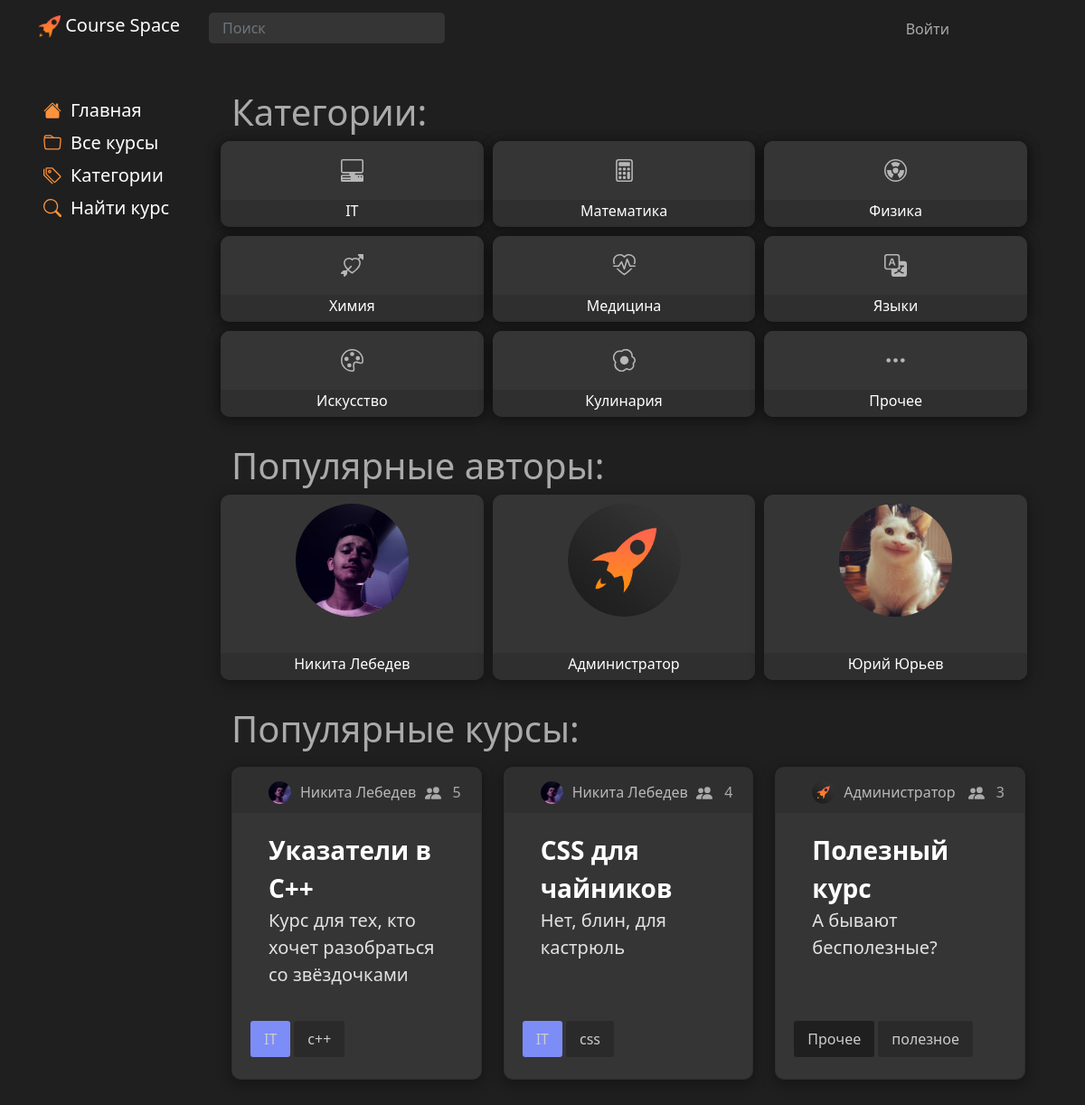
Screenshot of /main/home with the database file from the repository.
### main/models.py (models this page shows, shortened)
class Profile(models.Model):
    user = models.OneToOneField(settings.AUTH_USER_MODEL, on_delete=models.CASCADE, null=True, )
    surname = models.CharField('surname', max_length=80, null=False)
    name = models.CharField('name', max_length=80, null=False)
    profile_pic = models.ImageField(null=True, blank=True, upload_to="images/profile/")
    birth_date = models.DateField(null=True, blank=True)
    class Meta:
        db_table = 'Profile'

class Courses(models.Model):
    title = models.CharField('title', max_length=80, null=False)
    description = models.TextField('description')
    date = models.TextField('date')
    category = models.ForeignKey(Categories, models.DO_NOTHING, db_column='Category_id')  # Field name made lowercase.
    author = models.ForeignKey(Authors, models.DO_NOTHING, db_column='Author_id')  # Field name made lowercase.
    class Meta:
        db_table = 'Courses'

class Authors(models.Model):
    name = models.CharField('name', max_length=80, null=False)
    user = models.ForeignKey(settings.AUTH_USER_MODEL, models.DO_NOTHING, db_column='User_id')  # Field name made lowercase.
    class Meta:
        db_table = 'Authors'

class Categories(models.Model):
    title = models.CharField('title', max_length=30, null=False)
    class Meta:
        db_table = 'Categories'
    def __str__(self):
        return self.title

class CoursesTags(models.Model):
    tag = models.ForeignKey('Tags', on_delete=models.CASCADE, db_column='Tag_id')  # Field name made lowercase.
    course = models.ForeignKey(Courses, on_delete=models.CASCADE, db_column='Course_id')  # Field name made lowercase.
    class Meta:
        db_table = 'Courses_Tags'

class Tags(models.Model):
    title = models.TextField('path')
    class Meta:
        db_table = 'Tags'
    def __str__(self):
        return self.title

### main/views.py (the view)
# urls.py: path('/home', views.home, name='home'),
def home(request):
    categories = Categories.objects.all()
    courses = Courses.objects.all()
    course_tags = CoursesTags.objects.all()
    course_users = CoursesUsers.objects.values('course_id').annotate(total=Count('id'))
    author_users_count = CoursesUsers.objects.values('course__author__user_id').annotate(total=Count('id')).order_by('-total')[:3]
    author_users_count_list = list(author_users_count)
    top_authors = []
    for user in author_users_count_list:
        top_authors.append(User.objects.get(id=user['course__author__user_id']))
    course_users_count = CoursesUsers.objects.values('course_id').annotate(total=Count('id')).order_by('-total')[:3]
    course_users_count_list = list(course_users_count)
    top_course = []
    for course in course_users_count_list:
        top_course.append(Courses.objects.get(id=course['course_id']))
    context = {
        'title': 'Главная',
        'categories': categories,
        'courses': courses,
        'tags': course_tags,
        'count_users': course_users,
        'top_authors': top_authors,
        'top_course' : top_course,
    }
    return render(request, 'main/home.html', context=context)

### main/templates/main/home.html (shortened to what this page needs)
{% extends 'main/base.html' %}
{% block style %}
    {% load static %}
{% endblock %}
{% block content %}
    <div class="container">
        <div class="rov">
            <h1>Категории:</h1>
            <div class="row justify-content-center">
                <div class="col  categCard" onclick="window.location.href = '{% url 'category' 1 %}'">
                    <div class="categIconSm">
                    </div>
                    <div class="categTitleSm fs-6" id="catTitle1">
                        IT
                    </div>
                </div>
                <div class="col categCard" onclick="window.location.href = '{% url 'category' 2 %}'">
                    <div class="categIconSm">
                    </div>
                    <div class="categTitleSm fs-6" id="catTitle2">
                        Математика
                    </div>
                </div>
                 <div class="col categCard"  onclick="window.location.href = '{% url 'category' 3 %}'">
                     <div class="categIconSm">
                    </div>
                    <div class="categTitleSm fs-6" id="catTitle3">
                        Физика
                    </div>
                </div>
            </div>
            <div class="row justify-content-center">
                <div class="col categCard"  onclick="window.location.href = '{% url 'category' 4 %}'">
                    <div class="categIconSm">
                    </div>
                    <div class="categTitleSm fs-6" id="catTitle4">
                        Химия
                    </div>
                </div>
                <div class="col categCard"  onclick="window.location.href = '{% url 'category' 5 %}'">
                    <div class="categIconSm">
                    </div>
                    <div class="categTitleSm fs-6" id="catTitle5">
                        Медицина
                    </div>
                </div>
                <div class="col categCard"  onclick="window.location.href = '{% url 'category' 6 %}'">
                    <div class="categIconSm">
                    </div>
                    <div class="categTitleSm  fs-6" id="catTitle6">
                        Языки
                    </div>
                </div>
            </div>
            <div class="row justify-content-center">
                <div class="col categCard"  onclick="window.location.href = '{% url 'category' 7 %}'">
                    <div class="categIconSm">
                    </div>
                    <div class="categTitleSm fs-6" id="catTitle7">
                        Искусство
                    </div>
                </div>
                <div class="col categCard"  onclick="window.location.href = '{% url 'category' 8 %}'">
                    <div class="categIconSm">
                    </div>
                    <div class="categTitleSm fs-6" id="catTitle8">
                        Кулинария
                    </div>
                </div>
                <div class="col categCard"  onclick="window.location.href = '{% url 'category' 9 %}'">
                    <div class="categIconSm">
                        <svg id="cat9" xmlns="http://www.w3.org/2000/svg" width="8" height="8" fill="currentColor" class="bi bi-three-dots" viewBox="0 0 16 16">
                          <path d="M3 9.5a1.5 1.5 0 1 1 0-3 1.5 1.5 0 0 1 0 3zm5 0a1.5 1.5 0 1 1 0-3 1.5 1.5 0 0 1 0 3zm5 0a1.5 1.5 0 1 1 0-3 1.5 1.5 0 0 1 0 3z"/>
                        </svg>
                    </div>
                    <div class="categTitleSm fs-6" id="catTitle9">
                        Прочее
                    </div>
                </div>
            </div>
        </div>
        <div class="row">
            <h1>Популярные авторы:</h1>
            {% for author in top_authors %}
                <div class="authorCard col-md" onclick="window.location.href = '{% url 'user_page' author.pk %}'">
                    <div class="row d-flex justify-content-center">
                        {% if author.profile.profile_pic %}
                            <img class="topAuthorAvatarProfile" src="{{author.profile.profile_pic.url}}">
                        {% else %}
                            <img class="topAuthorAvatarProfile" src="{% static 'main/img/user96.png' %}"><br><br>
                        {% endif %}
                    </div>
                    <div class="row d-flex justify-content-center authorTitle">
                            {{ author.profile.name}} {{ author.profile.surname}}
                    </div>
                </div>
            {% endfor %}
        </div>
        <div class="row">
                <h1>Популярные курсы:</h1>
                {% for el in top_course%}
                    <div class="col-md-4 mb-2">
                        <div class="card block topCourse" id="{{ el.id }}">
                                <div class="cardHeader">
                                    <div class="author" onclick="window.location.href = '{% url 'user_page' el.author.user.pk %}'">
                                        {% if el.author.user.profile.profile_pic %}
                                          <img class="courseAuthorAvatarProfile" src="{{el.author.user.profile.profile_pic.url}}">
                                        {% else %}
                                          <img class="courseAuthorAvatarProfile" src="{% static 'main/img/user96.png' %}"><br><br>
                                        {% endif %}
                                        <div id="authorname">
                                             {{ el.author.user.profile.name }} {{ el.author.user.profile.surname }}
                                        </div>
                                        <div class="stat">
                                            <div class="usercount">{% for c in count_users %}{% if c.course_id == el.pk %}{{ c.total }}{% endif %}{% endfor %}</div>
                                        </div>
                                    </div>
                                </div>
                            <div class="cardContainer"  onclick="window.location.href ='{% url 'course' el.pk %}'">
                                <div class="lable">
                                    <div class="text">
                                        <div class="title fs-3">{{ el.title }}</div>
                                    </div>
                                </div>
                                    <div class="desk fs-5">{{el.description|truncatewords:50}}</div>
                                <div class="tags"></br>
                                {% if title == "Главная" %}
                                    <div class="categTagTopCourse" id="categTag{{ el.category.pk }}">{{ el.category }}</div>
                                {% endif %}
                                    {% for tag in tags %}
                                        {% if tag.course.pk == el.pk %}
                                        <div>
                                            {{ tag.tag }}
                                        </div>
                                        {% endif %}
                                    {% endfor %}
                                </div>
                            </div>
                        </div>
                    </div>
                {% endfor %}
            </div>
    </div>
{% endblock %}

### main/static/main/css/design-tokens/colors.css (style rules this page uses)
:root { --black: rgb(31, 31, 31); --lblack: #353535; --llblack: #cbcbcb; --gray: #AAAAAA; --lgray: #D3D3D3; --white: #F0F0F0; --lwhite: #FAFAFA; --lred: #b41b1b; --llred: #b22d2d; --c1: #d5dafa; --c2: #d2e6fd; --c3: #d7fcd7; --c4: #f8fccc; --c5: #fde6cf; --c6: #fdcfcc; --c7: #fdcaf2; --c8: #d1d5f8; --c9: #1F1F1F; --ch1: #c6cdfa; --ch2: #bfdaf8; --ch3: #c3fac3; --ch4: #f1f7ae; --ch5: #fcdab9; --ch6: #f8b8b3; --ch7: #fcb0eb; --ch8: #b7bef8; --ch9: #1f1b1b; --tc1: #7d8df8; --tc2: #68adfc; --tc3: #76df76; --tc4: #c5d140; --tc5: #e2a669; --tc6: #da726a; --tc7: #d667be; --tc8: #646ec9; --tc9: #ffffff; }

### main/static/main/css/design-tokens/img.css (style rules this page uses)
.courseAuthorAvatarProfile { object-fit: cover; width: 25px; height: 25px; border-radius: 25px; border-width: 2px; border-color: var(--white); }

### main/static/main/css/design-tokens/MainBlock.css (style rules this page uses)
body { background-color: var(--black); margin-top: 80px; padding-bottom: 100px; }
h1 { font-weight: 100; padding-top: 20px; color: var(--gray); }

### main/static/main/css/design-tokens/card.css (style rules this page uses)
.block { background-color: var(--lblack); border-radius: 10px; margin-right: 10px; padding: 10px 40px; margin-bottom: 10px; width: 100%; -webkit-box-shadow: 0px 4px 14px 2px rgba(0, 0, 0, 0.3); -moz-box-shadow: 0px 4px 14px 2px rgba(0, 0, 0, 0.3); box-shadow: 0px 4px 14px 2px rgba(0, 0, 0, 0.3); }
.cardContainer { display: flex; flex-direction: column; cursor: pointer; }
.card { transition: 0.2s; padding: 20px 40px 30px 40px; margin: 10px 0; width: 100%; position: relative; }
.cardHeader { background-color: #2f2f2f; border-radius: 10px 10px 0 0; height: 50px; position: absolute; top:0; left: 0; padding-left: 40px; padding-top: 15px; color: white; width: 100%; }
.card .desk { color: #e3e3e3; }
.card .lable { display: flex; position: relative; margin-top: 50px; }
.card .title { font-weight: bold; color: #ffffff; }
.card .author { display: flex; color: #b9b9b9; padding: 0; margin-top: 0; cursor: pointer; }
.card .author #authorname { margin-left: 10px; }
.card .tags { margin-top: 60px; flex-wrap: wrap; justify-content: start; align-items: start; align-content: start; }
.tags > div { margin-bottom: 4px; margin-right: 4px; padding: 8px 15px; color:var(--gray); border-radius: 3px; display: inline; width: fit-content; }
.tags > div { background-color: #2a2a2a; color: #cccccc; }
.card .stat { position: absolute; right: 10px; bottom: 5px; display: flex; flex: none; align-items: center; justify-content: flex-end; width: fit-content; padding: 3px 12px; }
.card .stat .usercount { padding-top: 2px; margin-left: 10px; }
svg { transition: 0.2s; }
#categTag1 { background: var(--tc1); }
#categTag9 { background: var(--c9); }
.card div { display: flex; }

### main/static/main/css/design-tokens/categCard.css (style rules this page uses)
.categCard { background-color: var(--lblack); border-radius: 10px; text-align: center; margin-right: 10px; margin-bottom: 10px; color: white; position: relative; padding: 0; -webkit-box-shadow: 0px 4px 14px 2px rgba(0, 0, 0, 0.3); -moz-box-shadow: 0px 4px 14px 2px rgba(0, 0, 0, 0.3); box-shadow: 0px 4px 14px 2px rgba(0, 0, 0, 0.3); transition: 0.2s; cursor: pointer; }
.categTitleSm { position: absolute; bottom: 0; width: 100%; background-color: #2f2f2f; border-radius: 0 0 10px 10px; height: 30px; font-weight: 100; transition: 0.2s; }
.categIconSm { background-color: var(--lblack); border-radius: 10px; text-align: center; margin-right: 10px; margin-bottom: 10px; color: white; position: relative; padding: 0; width: 100%; -webkit-box-shadow: 0px 4px 14px 2px rgba(0, 0, 0, 0.3); -moz-box-shadow: 0px 4px 14px 2px rgba(0, 0, 0, 0.3); box-shadow: 0px 4px 14px 2px rgba(0, 0, 0, 0.3); transition: 0.2s; cursor: pointer; }
.categIconSm svg { width: 25px; height: 25px; margin-top: 20px; margin-bottom: 40px; transition: 0.2s; fill: #b7b7b7; }

### main/static/main/css/design-tokens/MediaQueries.css (style rules this page uses)
@media screen and (min-width: 768px) { .card .lable { width: calc(100% - 210px); } }
@media screen and (min-width: 768px) { .card .desk { width: calc(100% - 210px); } }

### main/static/main/css/design-tokens/authorCard.css (style rules this page uses)
.authorCard { background-color: var(--lblack); border-radius: 10px; text-align: center; margin-right: 10px; margin-bottom: 10px; color: white; position: relative; padding: 0; -webkit-box-shadow: 0px 4px 14px 2px rgba(0, 0, 0, 0.3); -moz-box-shadow: 0px 4px 14px 2px rgba(0, 0, 0, 0.3); box-shadow: 0px 4px 14px 2px rgba(0, 0, 0, 0.3); transition: 0.2s; cursor: pointer; }
.topAuthorAvatarProfile { object-fit: cover; width: 125px; height: 125px; border-radius: 125px; border-width: 2px; border-color: var(--white); padding: 0; margin-top: 10px; margin-bottom: 40px; }
.authorTitle { margin-right: 0px; margin-left: 0px; background-color: #2f2f2f; border-radius: 0 0 10px 10px; height: 30px; font-weight: 100; transition: 0.2s; }

### rows the page displays
Courses: author.user.profile.profile_pic (picture), author.user.profile.name "Никита", author.user.profile.surname "Лебедев", total "5", title "Указатели в C++", description "Курс для тех, кто хочет разобраться со звёздочками", category "IT"
CoursesTags: tag "c++"
Courses: author.user.profile.profile_pic (picture), author.user.profile.name "Никита", author.user.profile.surname "Лебедев", total "4", title "CSS для чайников", description "Нет, блин, для кастрюль", category "IT"
CoursesTags: tag "css"
Courses: author.user.profile.profile_pic (picture), author.user.profile.name "Администратор", total "3", title "Полезный курс", description "А бывают бесполезные?", category "Прочее"
CoursesTags: tag "полезное"

### other values shown
{{ author.profile.name }} "Никита"
{{ author.profile.surname }} "Лебедев"
{{ author.profile.name }} "Администратор"
{{ author.profile.name }} "Юрий"
{{ author.profile.surname }} "Юрьев"
